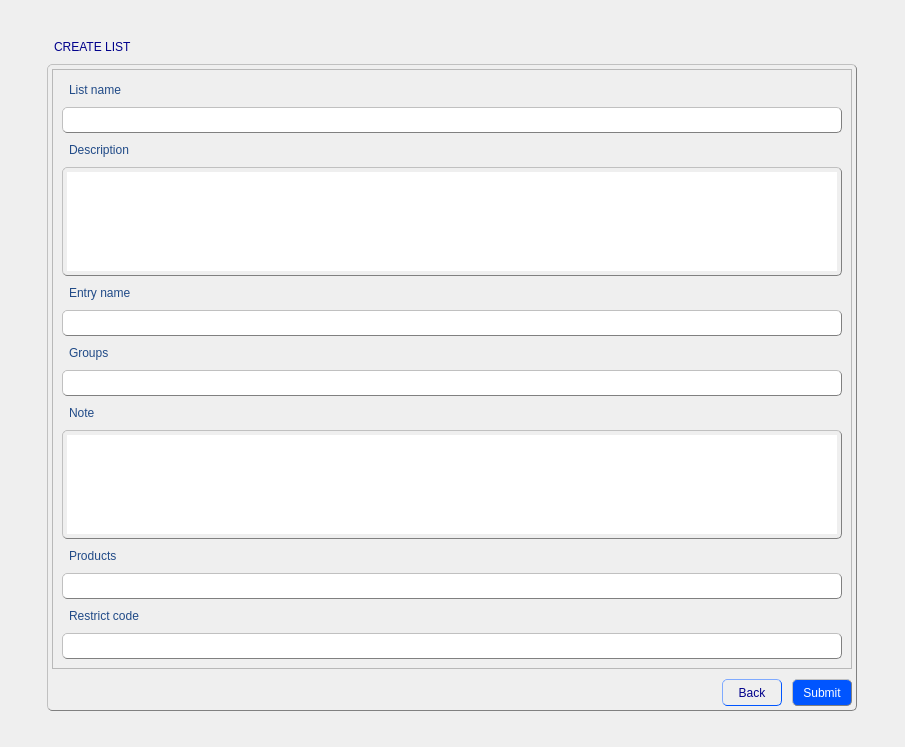
<?xml version="1.0" encoding="UTF-8"?>
<ui version="4.0">
 <class>CreateListForm</class>
 <widget class="QWidget" name="CreateListForm">
  <property name="geometry">
   <rect>
    <x>0</x>
    <y>0</y>
    <width>905</width>
    <height>747</height>
   </rect>
  </property>
  <property name="windowTitle">
   <string>Form</string>
  </property>
  <property name="styleSheet">
   <string notr="true">QGroupBox {
               color: black;
               padding: 4px;
               border: 1px solid grey; 
               border-radius: 5px;
               border-style: outset;
              }
QTabWidget {
               color: blue;
               padding: 4px;
               border-radius: 5px;
               border: 1px solid grey; 
               border-style: outset;
	           font: 11pt &quot;MS Shell Dlg 2&quot;;
              }
QWidget {
               color: rgb(32, 74, 135);
	           font: 11pt &quot;MS Shell Dlg 2&quot;;
              }
QScrollBar {
			   background-color: rgb(240, 240, 240);
              }
QLabel {
               color: rgb(32, 74, 135);
               padding: 4px;
               border-radius: 5px;
               border-style: outset;
	           font: 11pt &quot;MS Shell Dlg 2&quot;;
              }
QLineEdit {
               color: black;
               padding: 4px;
               border: 1px solid grey; 
               border-radius: 5px;
               border-style: outset;
	           font: 10pt &quot;MS Shell Dlg 2&quot;;
              }
QComboBox {
			   color: black;
               padding: 4px;
               border: 1px solid grey; 
               border-radius: 5px;
               border-style: outset;
               font: 9pt &quot;MS Shell Dlg 2&quot;;
			   background-color: rgb(255, 255, 255);
              }
QTextEdit {
               color: black;
               padding: 4px;
               border: 1px solid grey; 
               border-radius: 5px;
               border-style: outset;
	           font: 10pt &quot;MS Shell Dlg 2&quot;;
              }
QSpinBox {
               color: black;
               padding: 4px;
               border: 1px solid grey; 
               border-radius: 5px;
               border-style: outset;
	           font: 10pt &quot;MS Shell Dlg 2&quot;;
              }
QListView {
               color: black;
               padding: 4px;
               border: 1px solid grey; 
               border-radius: 5px;
               border-style: outset;
	           font: 10pt &quot;MS Shell Dlg 2&quot;;
              }</string>
  </property>
  <layout class="QGridLayout" name="gridLayout_2">
   <item row="0" column="1">
    <spacer name="verticalSpacer_2">
     <property name="orientation">
      <enum>Qt::Vertical</enum>
     </property>
     <property name="sizeHint" stdset="0">
      <size>
       <width>20</width>
       <height>40</height>
      </size>
     </property>
    </spacer>
   </item>
   <item row="1" column="1">
    <widget class="QLabel" name="label">
     <property name="styleSheet">
      <string notr="true">QLabel {
               color: darkblue;
               padding: 4px;
               border-radius: 5px;
               border-style: outset;
	           font: 12pt &quot;MS Shell Dlg 2&quot;;
              }</string>
     </property>
     <property name="text">
      <string>CREATE LIST</string>
     </property>
    </widget>
   </item>
   <item row="2" column="1">
    <widget class="QGroupBox" name="groupBox">
     <property name="title">
      <string/>
     </property>
     <layout class="QGridLayout" name="gridLayout">
      <property name="leftMargin">
       <number>0</number>
      </property>
      <property name="topMargin">
       <number>0</number>
      </property>
      <property name="rightMargin">
       <number>0</number>
      </property>
      <property name="bottomMargin">
       <number>0</number>
      </property>
      <property name="spacing">
       <number>0</number>
      </property>
      <item row="0" column="0">
       <widget class="QScrollArea" name="scrollArea">
        <property name="minimumSize">
         <size>
          <width>800</width>
          <height>600</height>
         </size>
        </property>
        <property name="maximumSize">
         <size>
          <width>800</width>
          <height>600</height>
         </size>
        </property>
        <property name="widgetResizable">
         <bool>true</bool>
        </property>
        <widget class="QWidget" name="scrollAreaWidgetContents">
         <property name="geometry">
          <rect>
           <x>0</x>
           <y>0</y>
           <width>798</width>
           <height>598</height>
          </rect>
         </property>
         <layout class="QGridLayout" name="gridLayout_3">
          <item row="0" column="0">
           <widget class="QLabel" name="label_2">
            <property name="text">
             <string>List name</string>
            </property>
           </widget>
          </item>
          <item row="1" column="0">
           <widget class="QLineEdit" name="listNameline"/>
          </item>
          <item row="2" column="0">
           <widget class="QLabel" name="label_3">
            <property name="text">
             <string>Description</string>
            </property>
           </widget>
          </item>
          <item row="3" column="0">
           <widget class="QTextEdit" name="descriptionEdit"/>
          </item>
          <item row="4" column="0">
           <widget class="QLabel" name="label_4">
            <property name="text">
             <string>Entry name</string>
            </property>
           </widget>
          </item>
          <item row="5" column="0">
           <widget class="QLineEdit" name="entryNameline"/>
          </item>
          <item row="6" column="0">
           <widget class="QLabel" name="label_5">
            <property name="text">
             <string>Groups</string>
            </property>
           </widget>
          </item>
          <item row="7" column="0">
           <widget class="QLineEdit" name="groupsLine"/>
          </item>
          <item row="8" column="0">
           <widget class="QLabel" name="label_6">
            <property name="text">
             <string>Note</string>
            </property>
           </widget>
          </item>
          <item row="9" column="0">
           <widget class="QTextEdit" name="noteEdit"/>
          </item>
          <item row="10" column="0">
           <widget class="QLabel" name="label_8">
            <property name="text">
             <string>Products</string>
            </property>
           </widget>
          </item>
          <item row="11" column="0">
           <widget class="QLineEdit" name="productsLine"/>
          </item>
          <item row="12" column="0">
           <widget class="QLabel" name="label_7">
            <property name="text">
             <string>Restrict code</string>
            </property>
           </widget>
          </item>
          <item row="13" column="0">
           <widget class="QLineEdit" name="restrictCodeLine"/>
          </item>
         </layout>
        </widget>
       </widget>
      </item>
      <item row="1" column="0">
       <spacer name="verticalSpacer">
        <property name="orientation">
         <enum>Qt::Vertical</enum>
        </property>
        <property name="sizeType">
         <enum>QSizePolicy::Minimum</enum>
        </property>
        <property name="sizeHint" stdset="0">
         <size>
          <width>40</width>
          <height>10</height>
         </size>
        </property>
       </spacer>
      </item>
      <item row="2" column="0">
       <layout class="QHBoxLayout" name="horizontalLayout">
        <property name="spacing">
         <number>0</number>
        </property>
        <item>
         <spacer name="horizontalSpacer">
          <property name="orientation">
           <enum>Qt::Horizontal</enum>
          </property>
          <property name="sizeHint" stdset="0">
           <size>
            <width>40</width>
            <height>20</height>
           </size>
          </property>
         </spacer>
        </item>
        <item>
         <widget class="QToolButton" name="backButton">
          <property name="minimumSize">
           <size>
            <width>60</width>
            <height>0</height>
           </size>
          </property>
          <property name="styleSheet">
           <string notr="true">QToolButton {
                color: darkblue;
               padding: 4px;
               border: 1px solid rgb(0, 85, 255); 
               border-radius: 5px;
               border-style: outset;
               font: 10pt &quot;MS Shell Dlg 2&quot;;
              }

QToolButton:hover {
               color: white;
               border: 1px solid grey;
               background-color: rgb(0, 78, 235);
               }

QToolButton:pressed {
               color: rgb(0, 0, 197)
               background: shadow;
               border-style: inset;
               }</string>
          </property>
          <property name="text">
           <string>Back</string>
          </property>
         </widget>
        </item>
        <item>
         <spacer name="horizontalSpacer_2">
          <property name="orientation">
           <enum>Qt::Horizontal</enum>
          </property>
          <property name="sizeType">
           <enum>QSizePolicy::Minimum</enum>
          </property>
          <property name="sizeHint" stdset="0">
           <size>
            <width>10</width>
            <height>20</height>
           </size>
          </property>
         </spacer>
        </item>
        <item>
         <widget class="QToolButton" name="submitButton">
          <property name="minimumSize">
           <size>
            <width>60</width>
            <height>0</height>
           </size>
          </property>
          <property name="styleSheet">
           <string notr="true">QToolButton {
               color: white;
               padding: 4px;
               border: 1px solid grey; 
               border-radius: 5px;
               border-style: outset;
               max-width: 120px;
               background-color: rgb(0, 85, 255);
               font: 10pt &quot;MS Shell Dlg 2&quot;;
              }

QToolButton:hover {
               color: darkblue;
               border: 1px solid grey;
               background-color: rgb(255, 255, 255);
               }

QToolButton:pressed {
               color: rgb(0, 0, 197)
               background: shadow;
               border-style: inset;
			    background-color: rgb(0, 78, 235);
               }</string>
          </property>
          <property name="text">
           <string>Submit</string>
          </property>
         </widget>
        </item>
       </layout>
      </item>
     </layout>
    </widget>
   </item>
   <item row="2" column="2">
    <spacer name="horizontalSpacer_4">
     <property name="orientation">
      <enum>Qt::Horizontal</enum>
     </property>
     <property name="sizeHint" stdset="0">
      <size>
       <width>40</width>
       <height>20</height>
      </size>
     </property>
    </spacer>
   </item>
   <item row="2" column="0">
    <spacer name="horizontalSpacer_3">
     <property name="orientation">
      <enum>Qt::Horizontal</enum>
     </property>
     <property name="sizeHint" stdset="0">
      <size>
       <width>40</width>
       <height>20</height>
      </size>
     </property>
    </spacer>
   </item>
   <item row="3" column="1">
    <spacer name="verticalSpacer_3">
     <property name="orientation">
      <enum>Qt::Vertical</enum>
     </property>
     <property name="sizeHint" stdset="0">
      <size>
       <width>20</width>
       <height>40</height>
      </size>
     </property>
    </spacer>
   </item>
  </layout>
 </widget>
 <resources/>
 <connections/>
</ui>
